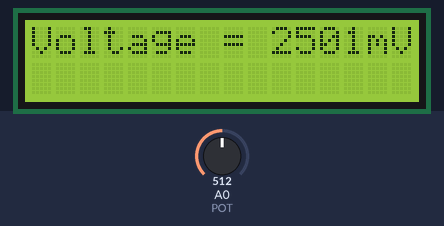
A sketch run on a simulated Arduino Uno, built with avr-gcc and run on an emulated ATmega328P. Shown: 16×2 character LCD. The test bench sets the inputs (shaded band); at power-on: A0 (POT) = 512.

Above: at 1.2 s.
1.3 s: A0 (POT) set to 716
At 3.3 s:
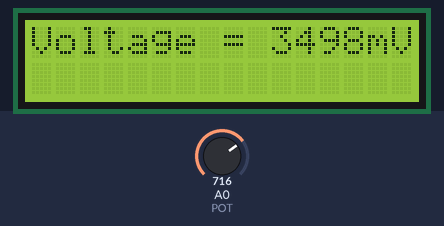
3.6 s: A0 (POT) set to 900
At 5.3 s:
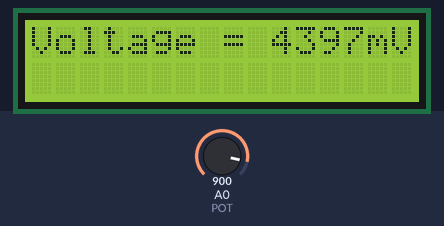
5.6 s: A0 (POT) set to 1023
At 7.3 s:
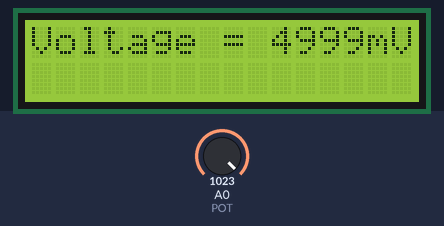
Timing chart, 0 to 8.8 s (numbered marks = the images above; inputs shaded):
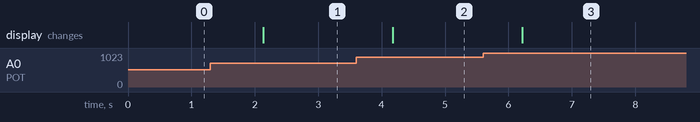

Measured:
- after the input at 1.3 s, the display: changes after 0.83 s (image 1)
- after the input at 3.6 s, the display: changes after 0.58 s (image 2)
- after the input at 5.6 s, the display: changes after 0.62 s (image 3)

The sketch:

ex5-1-3.ino
```cpp
//========== ex5-1-3.ino ============
//LCD 1602 inserted in P13C header
// pin A4 connected to P13B1-1 (SCL), pin A5 connected to P13B1-2 (SDA)
// pin A0 connected to P7-2 (V pot)
//========== Global Declaration ============
#include <Wire.h>  		   // include the Wire library
#include <LiquidCrystal_I2C.h> 	   // include the LiquidCrystal_I2C library
#define  POT  A0 		   // V pot connected to analog pin A0
LiquidCrystal_I2C myI2C(0x27,16,2);// create a LiquidCrystal_I2C object named myI2C
//========== Initialization ============
void setup()
{  myI2C.begin(); 	      // initialize the I2C LCD
   myI2C.backlight(); 	      // turn on the backlight
   pinMode(POT,INPUT); 	      // configure analog pin A0 as an input
}
//========== Main Code ============
void loop()
{  myI2C.home(); 			// cursor home
   myI2C.print("Voltage =     mV");	// display string
   int pot = analogRead(POT);	  // read the value of V pot, range 0 to 1023
   pot = map(pot, 0,1023, 0,4999);// scale it for the voltmeter use, range 0 to 4999
   myI2C.setCursor(10,0); 	  // set cursor position to col 10 of row 0, (10,0)
   myI2C.print(pot);		  // display the scaled voltage value
   delay(1000);			  //delay 1 second
}
```
